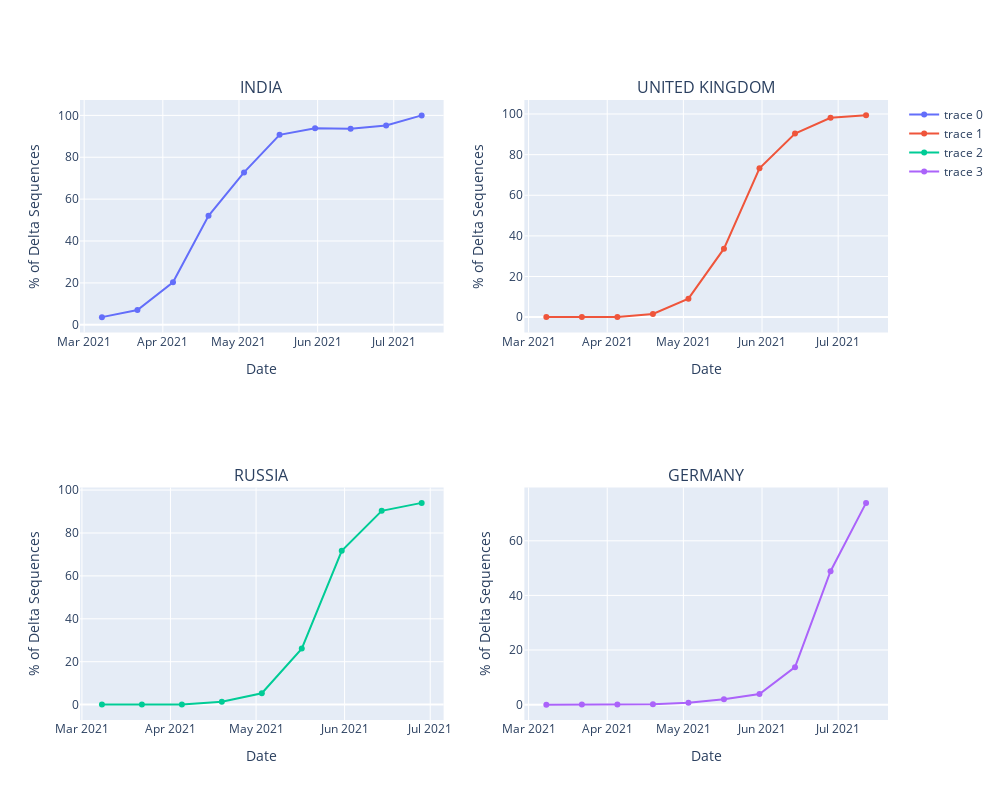

Source (notebook cell):
### Markdown cell above
### Plot for Visualizing Percentage delta sequences for India, United Kingdom, Russia and Germany

It can be observed from from the suplots that all the countries are showing upward trend in percentage delta sequences.

### Code cell
import plotly.graph_objects as go
from plotly.subplots import make_subplots

fig = make_subplots(
    rows=2, cols=2, subplot_titles=("INDIA", "UNITED KINGDOM", "RUSSIA", "GERMANY")
)

fig.add_trace(go.Scatter(x=delta_India['Day'], y=delta_India['Delta']),
              row=1, col=1)

fig.add_trace(go.Scatter(x=delta_UK['Day'], y=delta_UK['Delta']),
              row=1, col=2)

fig.add_trace(go.Scatter(x=delta_Russia['Day'], y=delta_Russia['Delta']),
              row=2, col=1)

fig.add_trace(go.Scatter(x=delta_DE['Day'], y=delta_DE['Delta']),
              row=2, col=2)

# Update xaxis properties
fig.update_xaxes(title_text="Date", row=1, col=1)
fig.update_xaxes(title_text="Date", row=1, col=2)
fig.update_xaxes(title_text="Date", row=2, col=1)
fig.update_xaxes(title_text="Date", row=2, col=2)

# Update yaxis properties
fig.update_yaxes(title_text="% of Delta Sequences", row=1, col=1)
fig.update_yaxes(title_text="% of Delta Sequences", row=1, col=2)
fig.update_yaxes(title_text="% of Delta Sequences", row=2, col=1)
fig.update_yaxes(title_text="% of Delta Sequences", row=2, col=2)


fig.update_layout(height=800, width=1000)
#fig.show()
# Update title and height
#fig.update_layout(title_text="Custo", height=700)

#fig.show()

fig.show()

### Figure 1 — Plotly figure (JSON) as saved in the notebook; plotly's stock layout.template omitted (floating-point values rounded to 4 significant figures)
{"data": [{"type": "scatter", "x": ["2021-03-08", "2021-03-22", "2021-04-05", "2021-04-19", "2021-05-03", "2021-05-17", "2021-05-31", "2021-06-14", "2021-06-28", "2021-07-12"], "xaxis": "x", "y": [3.66, 7.03, 20.33, 52.05, 72.77, 90.71, 93.87, 93.58, 95.18, 100], "yaxis": "y"}, {"type": "scatter", "x": ["2021-03-08", "2021-03-22", "2021-04-05", "2021-04-19", "2021-05-03", "2021-05-17", "2021-05-31", "2021-06-14", "2021-06-28", "2021-07-12"], "xaxis": "x2", "y": [0, 0.01, 0.09, 1.52, 9.09, 33.69, 73.3, 90.43, 98.14, 99.34], "yaxis": "y2"}, {"type": "scatter", "x": ["2021-03-08", "2021-03-22", "2021-04-05", "2021-04-19", "2021-05-03", "2021-05-17", "2021-05-31", "2021-06-14", "2021-06-28"], "xaxis": "x3", "y": [0, 0, 0, 1.32, 5.3, 26.11, 71.66, 90.33, 94.03], "yaxis": "y3"}, {"type": "scatter", "x": ["2021-03-08", "2021-03-22", "2021-04-05", "2021-04-19", "2021-05-03", "2021-05-17", "2021-05-31", "2021-06-14", "2021-06-28", "2021-07-12"], "xaxis": "x4", "y": [0, 0.01, 0.01, 0.15, 0.7, 1.96, 3.91, 13.73, 48.85, 73.89], "yaxis": "y4"}], "layout": {"annotations": [{"font": {"size": 16}, "showarrow": false, "text": "INDIA", "x": 0.225, "xanchor": "center", "xref": "paper", "y": 1, "yanchor": "bottom", "yref": "paper"}, {"font": {"size": 16}, "showarrow": false, "text": "UNITED KINGDOM", "x": 0.775, "xanchor": "center", "xref": "paper", "y": 1, "yanchor": "bottom", "yref": "paper"}, {"font": {"size": 16}, "showarrow": false, "text": "RUSSIA", "x": 0.225, "xanchor": "center", "xref": "paper", "y": 0.375, "yanchor": "bottom", "yref": "paper"}, {"font": {"size": 16}, "showarrow": false, "text": "GERMANY", "x": 0.775, "xanchor": "center", "xref": "paper", "y": 0.375, "yanchor": "bottom", "yref": "paper"}], "height": 800, "width": 1000, "xaxis": {"anchor": "y", "domain": [0, 0.45], "title": {"text": "Date"}}, "xaxis2": {"anchor": "y2", "domain": [0.55, 1], "title": {"text": "Date"}}, "xaxis3": {"anchor": "y3", "domain": [0, 0.45], "title": {"text": "Date"}}, "xaxis4": {"anchor": "y4", "domain": [0.55, 1], "title": {"text": "Date"}}, "yaxis": {"anchor": "x", "domain": [0.625, 1], "title": {"text": "% of Delta Sequences"}}, "yaxis2": {"anchor": "x2", "domain": [0.625, 1], "title": {"text": "% of Delta Sequences"}}, "yaxis3": {"anchor": "x3", "domain": [0, 0.375], "title": {"text": "% of Delta Sequences"}}, "yaxis4": {"anchor": "x4", "domain": [0, 0.375], "title": {"text": "% of Delta Sequences"}}}}
